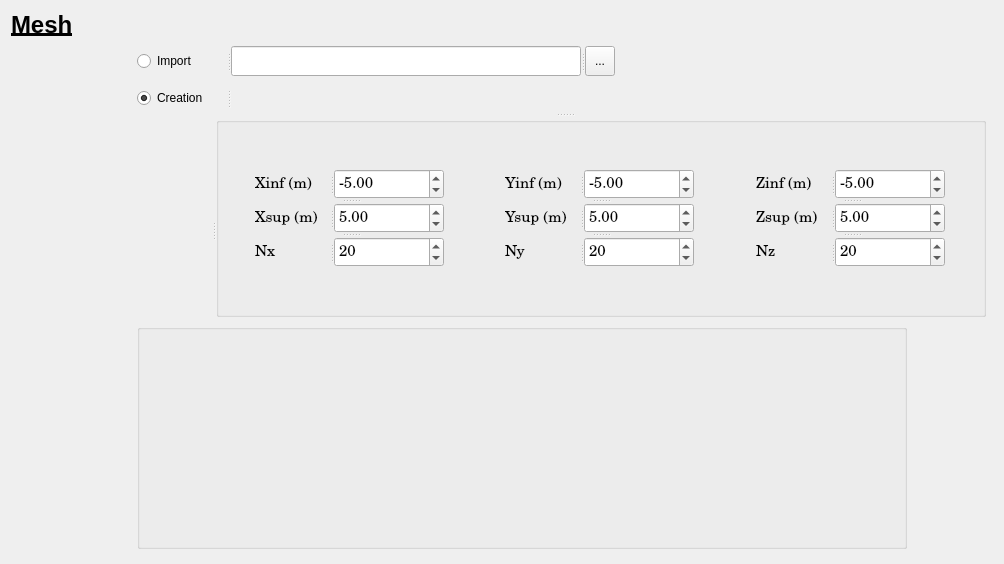
  <widget class="QWidget" name="Mesh">
   <attribute name="title">
    <string>Mesh</string>
   </attribute>
   <layout class="QGridLayout" name="gridLayout_59">
    <item row="0" column="0">
     <layout class="QGridLayout" name="gridLayout_43">
      <item row="0" column="0">
       <widget class="QLabel" name="MeshPage">
        <property name="minimumSize">
         <size>
          <width>120</width>
          <height>0</height>
         </size>
        </property>
        <property name="text">
         <string>&lt;html&gt;&lt;head/&gt;&lt;body&gt;&lt;p&gt;&lt;span style=&quot; font-size:18pt; font-weight:600; text-decoration: underline;&quot;&gt;Mesh&lt;/span&gt;&lt;/p&gt;&lt;/body&gt;&lt;/html&gt;</string>
        </property>
       </widget>
      </item>
      <item row="0" column="1">
       <spacer name="horizontalSpacer_31">
        <property name="orientation">
         <enum>Qt::Horizontal</enum>
        </property>
        <property name="sizeHint" stdset="0">
         <size>
          <width>838</width>
          <height>20</height>
         </size>
        </property>
       </spacer>
      </item>
      <item row="1" column="0">
       <spacer name="verticalSpacer_6">
        <property name="orientation">
         <enum>Qt::Vertical</enum>
        </property>
        <property name="sizeHint" stdset="0">
         <size>
          <width>20</width>
          <height>508</height>
         </size>
        </property>
       </spacer>
      </item>
      <item row="1" column="1">
       <layout class="QVBoxLayout" name="verticalLayout_10">
        <item>
         <widget class="QSplitter" name="splitter_13">
          <property name="minimumSize">
           <size>
            <width>480</width>
            <height>30</height>
           </size>
          </property>
          <property name="maximumSize">
           <size>
            <width>482</width>
            <height>30</height>
           </size>
          </property>
          <property name="orientation">
           <enum>Qt::Horizontal</enum>
          </property>
          <widget class="QRadioButton" name="Import_RadioButton">
           <property name="minimumSize">
            <size>
             <width>90</width>
             <height>30</height>
            </size>
           </property>
           <property name="maximumSize">
            <size>
             <width>90</width>
             <height>30</height>
            </size>
           </property>
           <property name="text">
            <string>Import</string>
           </property>
           <property name="autoExclusive">
            <bool>true</bool>
           </property>
          </widget>
          <widget class="QLineEdit" name="Import_lineEdit">
           <property name="minimumSize">
            <size>
             <width>350</width>
             <height>30</height>
            </size>
           </property>
           <property name="maximumSize">
            <size>
             <width>350</width>
             <height>30</height>
            </size>
           </property>
          </widget>
          <widget class="QToolButton" name="Import_toolButton">
           <property name="minimumSize">
            <size>
             <width>30</width>
             <height>30</height>
            </size>
           </property>
           <property name="maximumSize">
            <size>
             <width>30</width>
             <height>30</height>
            </size>
           </property>
           <property name="text">
            <string>...</string>
           </property>
          </widget>
         </widget>
        </item>
        <item>
         <widget class="QSplitter" name="splitter_37">
          <property name="minimumSize">
           <size>
            <width>856</width>
            <height>200</height>
           </size>
          </property>
          <property name="maximumSize">
           <size>
            <width>856</width>
            <height>236</height>
           </size>
          </property>
          <property name="orientation">
           <enum>Qt::Vertical</enum>
          </property>
          <widget class="QSplitter" name="splitter_14">
           <property name="minimumSize">
            <size>
             <width>856</width>
             <height>30</height>
            </size>
           </property>
           <property name="orientation">
            <enum>Qt::Horizontal</enum>
           </property>
           <widget class="QRadioButton" name="Creation_radioButton">
            <property name="minimumSize">
             <size>
              <width>90</width>
              <height>30</height>
             </size>
            </property>
            <property name="maximumSize">
             <size>
              <width>90</width>
              <height>30</height>
             </size>
            </property>
            <property name="text">
             <string>Creation</string>
            </property>
            <property name="checked">
             <bool>true</bool>
            </property>
            <property name="autoExclusive">
             <bool>true</bool>
            </property>
           </widget>
           <widget class="QLabel" name="_0_">
            <property name="minimumSize">
             <size>
              <width>760</width>
              <height>30</height>
             </size>
            </property>
            <property name="maximumSize">
             <size>
              <width>760</width>
              <height>30</height>
             </size>
            </property>
            <property name="font">
             <font>
              <pointsize>11</pointsize>
              <weight>50</weight>
              <bold>false</bold>
             </font>
            </property>
            <property name="text">
             <string/>
            </property>
           </widget>
          </widget>
          <widget class="QSplitter" name="splitter_36">
           <property name="minimumSize">
            <size>
             <width>740</width>
             <height>225</height>
            </size>
           </property>
           <property name="maximumSize">
            <size>
             <width>851</width>
             <height>200</height>
            </size>
           </property>
           <property name="orientation">
            <enum>Qt::Horizontal</enum>
           </property>
           <widget class="QLabel" name="_0_1">
            <property name="minimumSize">
             <size>
              <width>75</width>
              <height>30</height>
             </size>
            </property>
            <property name="maximumSize">
             <size>
              <width>75</width>
              <height>30</height>
             </size>
            </property>
            <property name="font">
             <font>
              <pointsize>11</pointsize>
              <weight>50</weight>
              <bold>false</bold>
             </font>
            </property>
            <property name="text">
             <string/>
            </property>
           </widget>
           <widget class="QGroupBox" name="Mesh_Creation">
            <property name="minimumSize">
             <size>
              <width>770</width>
              <height>200</height>
             </size>
            </property>
            <property name="maximumSize">
             <size>
              <width>770</width>
              <height>200</height>
             </size>
            </property>
            <property name="font">
             <font>
              <family>Century Schoolbook L</family>
              <pointsize>14</pointsize>
              <weight>50</weight>
              <bold>false</bold>
             </font>
            </property>
            <property name="title">
             <string/>
            </property>
            <layout class="QGridLayout" name="gridLayout_60">
             <item row="0" column="0">
              <widget class="QWidget" name="WidgetCreation1d" native="true">
               <layout class="QGridLayout" name="gridLayout_11">
                <item row="0" column="0">
                 <widget class="QSplitter" name="splitter_24">
                  <property name="minimumSize">
                   <size>
                    <width>191</width>
                    <height>102</height>
                   </size>
                  </property>
                  <property name="maximumSize">
                   <size>
                    <width>191</width>
                    <height>102</height>
                   </size>
                  </property>
                  <property name="orientation">
                   <enum>Qt::Vertical</enum>
                  </property>
                  <widget class="QSplitter" name="splitter_15">
                   <property name="minimumSize">
                    <size>
                     <width>191</width>
                     <height>30</height>
                    </size>
                   </property>
                   <property name="orientation">
                    <enum>Qt::Horizontal</enum>
                   </property>
                   <widget class="QLabel" name="Xinf">
                    <property name="minimumSize">
                     <size>
                      <width>75</width>
                      <height>30</height>
                     </size>
                    </property>
                    <property name="maximumSize">
                     <size>
                      <width>75</width>
                      <height>30</height>
                     </size>
                    </property>
                    <property name="font">
                     <font>
                      <pointsize>11</pointsize>
                      <weight>50</weight>
                      <bold>false</bold>
                     </font>
                    </property>
                    <property name="text">
                     <string>Xinf (m) </string>
                    </property>
                   </widget>
                   <widget class="QDoubleSpinBox" name="Xin_Nb">
                    <property name="minimumSize">
                     <size>
                      <width>110</width>
                      <height>30</height>
                     </size>
                    </property>
                    <property name="maximumSize">
                     <size>
                      <width>110</width>
                      <height>30</height>
                     </size>
                    </property>
                    <property name="font">
                     <font>
                      <pointsize>11</pointsize>
                     </font>
                    </property>
                    <property name="minimum">
                     <double>-1000000000.000000000000000</double>
                    </property>
                    <property name="maximum">
                     <double>1000000099.990000009536743</double>
                    </property>
                    <property name="value">
                     <double>-5.000000000000000</double>
                    </property>
                   </widget>
                  </widget>
                  <widget class="QSplitter" name="splitter_16">
                   <property name="minimumSize">
                    <size>
                     <width>191</width>
                     <height>30</height>
                    </size>
                   </property>
                   <property name="orientation">
                    <enum>Qt::Horizontal</enum>
                   </property>
                   <widget class="QLabel" name="Xsup">
                    <property name="minimumSize">
                     <size>
                      <width>75</width>
                      <height>30</height>
                     </size>
                    </property>
                    <property name="maximumSize">
                     <size>
                      <width>75</width>
                      <height>30</height>
                     </size>
                    </property>
                    <property name="font">
                     <font>
                      <pointsize>11</pointsize>
                      <weight>50</weight>
                      <bold>false</bold>
                     </font>
                    </property>
                    <property name="text">
                     <string>Xsup (m) </string>
                    </property>
                   </widget>
                   <widget class="QDoubleSpinBox" name="XsupNb">
                    <property name="minimumSize">
                     <size>
                      <width>110</width>
                      <height>30</height>
                     </size>
                    </property>
                    <property name="maximumSize">
                     <size>
                      <width>110</width>
                      <height>30</height>
                     </size>
                    </property>
                    <property name="font">
                     <font>
                      <pointsize>11</pointsize>
                     </font>
                    </property>
                    <property name="minimum">
                     <double>-1000000000.000000000000000</double>
                    </property>
                    <property name="maximum">
                     <double>1000000099.990000009536743</double>
                    </property>
                    <property name="value">
                     <double>5.000000000000000</double>
                    </property>
                   </widget>
                  </widget>
                  <widget class="QSplitter" name="splitter_17">
                   <property name="minimumSize">
                    <size>
                     <width>191</width>
                     <height>30</height>
                    </size>
                   </property>
                   <property name="orientation">
                    <enum>Qt::Horizontal</enum>
                   </property>
                   <widget class="QLabel" name="Nx">
                    <property name="minimumSize">
                     <size>
                      <width>75</width>
                      <height>30</height>
                     </size>
                    </property>
                    <property name="maximumSize">
                     <size>
                      <width>75</width>
                      <height>30</height>
                     </size>
                    </property>
                    <property name="font">
                     <font>
                      <pointsize>11</pointsize>
                      <weight>50</weight>
                      <bold>false</bold>
                     </font>
                    </property>
                    <property name="text">
                     <string>Nx</string>
                    </property>
                   </widget>
                   <widget class="QSpinBox" name="NxNb">
                    <property name="minimumSize">
                     <size>
                      <width>110</width>
                      <height>30</height>
                     </size>
                    </property>
                    <property name="maximumSize">
                     <size>
                      <width>110</width>
                      <height>30</height>
                     </size>
                    </property>
                    <property name="font">
                     <font>
                      <pointsize>11</pointsize>
                     </font>
                    </property>
                    <property name="maximum">
                     <number>2147483647</number>
                    </property>
                    <property name="value">
                     <number>20</number>
                    </property>
                   </widget>
                  </widget>
                 </widget>
                </item>
               </layout>
              </widget>
             </item>
             <item row="0" column="1">
              <widget class="QWidget" name="WidgetCreation2d" native="true">
               <layout class="QGridLayout" name="gridLayout_12">
                <item row="0" column="0">
                 <widget class="QSplitter" name="splitter_25">
                  <property name="minimumSize">
                   <size>
                    <width>191</width>
                    <height>102</height>
                   </size>
                  </property>
                  <property name="maximumSize">
                   <size>
                    <width>191</width>
                    <height>102</height>
                   </size>
                  </property>
                  <property name="orientation">
                   <enum>Qt::Vertical</enum>
                  </property>
                  <widget class="QSplitter" name="splitter_18">
                   <property name="minimumSize">
                    <size>
                     <width>191</width>
                     <height>30</height>
                    </size>
                   </property>
                   <property name="orientation">
                    <enum>Qt::Horizontal</enum>
                   </property>
                   <widget class="QLabel" name="Yinf">
                    <property name="minimumSize">
                     <size>
                      <width>75</width>
                      <height>30</height>
                     </size>
                    </property>
                    <property name="maximumSize">
                     <size>
                      <width>75</width>
                      <height>30</height>
                     </size>
                    </property>
                    <property name="font">
                     <font>
                      <pointsize>11</pointsize>
                      <weight>50</weight>
                      <bold>false</bold>
                     </font>
                    </property>
                    <property name="text">
                     <string>Yinf (m) </string>
                    </property>
                   </widget>
                   <widget class="QDoubleSpinBox" name="YinfNb">
                    <property name="minimumSize">
                     <size>
                      <width>110</width>
                      <height>30</height>
                     </size>
                    </property>
                    <property name="maximumSize">
                     <size>
                      <width>110</width>
                      <height>30</height>
                     </size>
                    </property>
                    <property name="font">
                     <font>
                      <pointsize>11</pointsize>
                     </font>
                    </property>
                    <property name="minimum">
                     <double>-1000000000.000000000000000</double>
                    </property>
                    <property name="maximum">
                     <double>1000000099.990000009536743</double>
                    </property>
                    <property name="value">
                     <double>-5.000000000000000</double>
                    </property>
                   </widget>
                  </widget>
                  <widget class="QSplitter" name="splitter_19">
                   <property name="minimumSize">
                    <size>
                     <width>191</width>
                     <height>30</height>
                    </size>
                   </property>
                   <property name="orientation">
                    <enum>Qt::Horizontal</enum>
                   </property>
                   <widget class="QLabel" name="Ysup">
                    <property name="minimumSize">
                     <size>
                      <width>75</width>
                      <height>30</height>
                     </size>
                    </property>
                    <property name="maximumSize">
                     <size>
                      <width>75</width>
                      <height>30</height>
                     </size>
                    </property>
                    <property name="font">
                     <font>
                      <pointsize>11</pointsize>
                      <weight>50</weight>
                      <bold>false</bold>
                     </font>
                    </property>
                    <property name="text">
                     <string>Ysup (m) </string>
                    </property>
                   </widget>
                   <widget class="QDoubleSpinBox" name="YsupNb_3">
                    <property name="minimumSize">
                     <size>
                      <width>110</width>
                      <height>30</height>
                     </size>
                    </property>
                    <property name="maximumSize">
                     <size>
                      <width>110</width>
                      <height>30</height>
                     </size>
                    </property>
                    <property name="font">
                     <font>
                      <pointsize>11</pointsize>
                     </font>
                    </property>
                    <property name="minimum">
                     <double>-1000000000.000000000000000</double>
                    </property>
                    <property name="maximum">
                     <double>1000000099.990000009536743</double>
                    </property>
                    <property name="value">
                     <double>5.000000000000000</double>
                    </property>
                   </widget>
                  </widget>
                  <widget class="QSplitter" name="splitter_20">
                   <property name="minimumSize">
                    <size>
                     <width>191</width>
                     <height>30</height>
                    </size>
                   </property>
                   <property name="orientation">
                    <enum>Qt::Horizontal</enum>
                   </property>
                   <widget class="QLabel" name="Ny">
                    <property name="minimumSize">
                     <size>
                      <width>75</width>
                      <height>30</height>
                     </size>
                    </property>
                    <property name="maximumSize">
                     <size>
                      <width>75</width>
                      <height>30</height>
                     </size>
                    </property>
                    <property name="font">
                     <font>
                      <pointsize>11</pointsize>
                      <weight>50</weight>
                      <bold>false</bold>
                     </font>
                    </property>
                    <property name="text">
                     <string>Ny</string>
                    </property>
                   </widget>
                   <widget class="QSpinBox" name="NyNb">
                    <property name="minimumSize">
                     <size>
                      <width>110</width>
                      <height>30</height>
                     </size>
                    </property>
                    <property name="maximumSize">
                     <size>
                      <width>110</width>
                      <height>30</height>
                     </size>
                    </property>
                    <property name="font">
                     <font>
                      <pointsize>11</pointsize>
                     </font>
                    </property>
                    <property name="maximum">
                     <number>2147483647</number>
                    </property>
                    <property name="value">
                     <number>20</number>
                    </property>
                   </widget>
                  </widget>
                 </widget>
                </item>
               </layout>
              </widget>
             </item>
             <item row="0" column="2">
              <widget class="QWidget" name="WidgetCreation3d" native="true">
               <layout class="QGridLayout" name="gridLayout_13">
                <item row="0" column="0">
                 <widget class="QSplitter" name="splitter_26">
                  <property name="minimumSize">
                   <size>
                    <width>191</width>
                    <height>102</height>
                   </size>
                  </property>
                  <property name="maximumSize">
                   <size>
                    <width>191</width>
                    <height>102</height>
                   </size>
                  </property>
                  <property name="orientation">
                   <enum>Qt::Vertical</enum>
                  </property>
                  <widget class="QSplitter" name="splitter_21">
                   <property name="minimumSize">
                    <size>
                     <width>191</width>
                     <height>30</height>
                    </size>
                   </property>
                   <property name="orientation">
                    <enum>Qt::Horizontal</enum>
                   </property>
                   <widget class="QLabel" name="Zinf">
                    <property name="minimumSize">
                     <size>
                      <width>75</width>
                      <height>30</height>
                     </size>
                    </property>
                    <property name="maximumSize">
                     <size>
                      <width>75</width>
                      <height>30</height>
                     </size>
                    </property>
                    <property name="font">
                     <font>
                      <pointsize>11</pointsize>
                      <weight>50</weight>
                      <bold>false</bold>
                     </font>
                    </property>
                    <property name="text">
                     <string>Zinf (m) </string>
                    </property>
                   </widget>
                   <widget class="QDoubleSpinBox" name="ZinNb">
                    <property name="minimumSize">
                     <size>
                      <width>110</width>
                      <height>30</height>
                     </size>
                    </property>
                    <property name="maximumSize">
                     <size>
                      <width>110</width>
                      <height>30</height>
                     </size>
                    </property>
                    <property name="font">
                     <font>
                      <pointsize>11</pointsize>
                     </font>
                    </property>
                    <property name="minimum">
                     <double>-1000000000.000000000000000</double>
                    </property>
                    <property name="maximum">
                     <double>1000000099.990000009536743</double>
                    </property>
                    <property name="value">
                     <double>-5.000000000000000</double>
                    </property>
                   </widget>
                  </widget>
                  <widget class="QSplitter" name="splitter_22">
                   <property name="minimumSize">
                    <size>
                     <width>191</width>
                     <height>30</height>
                    </size>
                   </property>
                   <property name="orientation">
                    <enum>Qt::Horizontal</enum>
                   </property>
                   <widget class="QLabel" name="Zsup">
                    <property name="minimumSize">
                     <size>
                      <width>75</width>
                      <height>30</height>
                     </size>
                    </property>
                    <property name="maximumSize">
                     <size>
                      <width>75</width>
                      <height>30</height>
                     </size>
                    </property>
                    <property name="font">
                     <font>
                      <pointsize>11</pointsize>
                      <weight>50</weight>
                      <bold>false</bold>
                     </font>
                    </property>
                    <property name="text">
                     <string>Zsup (m) </string>
                    </property>
                   </widget>
                   <widget class="QDoubleSpinBox" name="ZsupNb">
                    <property name="minimumSize">
                     <size>
                      <width>110</width>
                      <height>30</height>
                     </size>
                    </property>
                    <property name="maximumSize">
                     <size>
                      <width>110</width>
                      <height>30</height>
                     </size>
                    </property>
                    <property name="font">
                     <font>
                      <pointsize>11</pointsize>
                     </font>
                    </property>
                    <property name="minimum">
                     <double>-1000000000.000000000000000</double>
                    </property>
                    <property name="maximum">
                     <double>1000000099.990000009536743</double>
                    </property>
                    <property name="value">
                     <double>5.000000000000000</double>
                    </property>
                   </widget>
                  </widget>
                  <widget class="QSplitter" name="splitter_23">
                   <property name="minimumSize">
                    <size>
                     <width>191</width>
                     <height>30</height>
                    </size>
                   </property>
                   <property name="orientation">
                    <enum>Qt::Horizontal</enum>
                   </property>
                   <widget class="QLabel" name="Nz">
                    <property name="minimumSize">
                     <size>
                      <width>75</width>
                      <height>30</height>
                     </size>
                    </property>
                    <property name="maximumSize">
                     <size>
                      <width>75</width>
                      <height>30</height>
                     </size>
                    </property>
                    <property name="font">
                     <font>
                      <pointsize>11</pointsize>
                      <weight>50</weight>
                      <bold>false</bold>
                     </font>
                    </property>
                    <property name="text">
                     <string>Nz</string>
                    </property>
                   </widget>
                   <widget class="QSpinBox" name="NzNb">
                    <property name="minimumSize">
                     <size>
                      <width>110</width>
                      <height>30</height>
                     </size>
                    </property>
                    <property name="maximumSize">
                     <size>
                      <width>110</width>
                      <height>30</height>
                     </size>
                    </property>
                    <property name="font">
                     <font>
                      <pointsize>11</pointsize>
                     </font>
                    </property>
                    <property name="maximum">
                     <number>2147483647</number>
                    </property>
                    <property name="value">
                     <number>20</number>
                    </property>
                   </widget>
                  </widget>
                 </widget>
                </item>
               </layout>
              </widget>
             </item>
            </layout>
           </widget>
          </widget>
         </widget>
        </item>
        <item>
         <widget class="QGroupBox" name="Mesh_BoundaryCndtType">
          <property name="minimumSize">
           <size>
            <width>770</width>
            <height>225</height>
           </size>
          </property>
          <property name="maximumSize">
           <size>
            <width>770</width>
            <height>225</height>
           </size>
          </property>
          <property name="font">
           <font>
            <family>Century Schoolbook L</family>
            <pointsize>11</pointsize>
            <weight>75</weight>
            <italic>false</italic>
            <bold>true</bold>
           </font>
          </property>
          <property name="title">
           <string/>
          </property>
          <layout class="QGridLayout" name="gridLayout_10"/>
         </widget>
        </item>
       </layout>
      </item>
     </layout>
    </item>
   </layout>
   <zorder></zorder>
  </widget>
